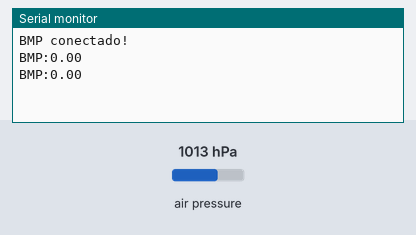
A sketch run on a simulated ESP32. Parts: the last lines printed to the serial monitor. The inputs (shaded band) are chosen by the test bench; at power-on: air pressure 1013 hPa.

Above: at 3.8 s.
3.9 s: air pressure set to 952 hPa
At 7.2 s:
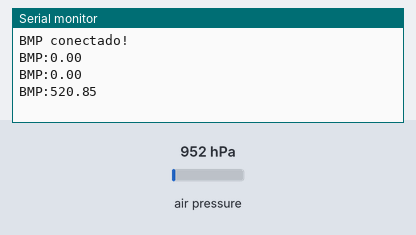
7.8 s: air pressure set to 975 hPa
At 9.5 s:
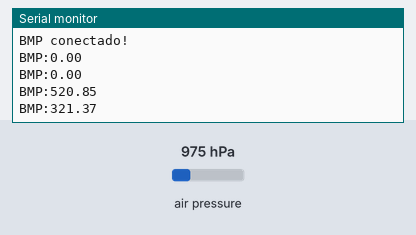
Timing chart, 0 to 11.0 s (numbered marks = the images above; inputs shaded):
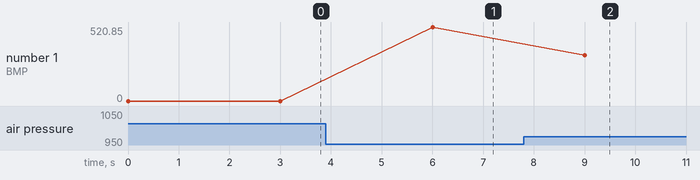

Measured:
- after the input at 3.9 s, the serial monitor: prints a new line after 2.1 s (image 1)
- after the input at 7.8 s, the serial monitor: prints a new line after 1.2 s (image 2)
- plotted number 1: 0 → 520.85 after the input at 3.9 s, 520.85 → 321.37 after the input at 7.8 s

The sketch:

teste0.ino
```cpp
#include "Arduino.h"

#include <Wire.h>
#include <Adafruit_BMP280.h>
#include <Adafruit_MPU6050.h>
#include <Adafruit_Sensor.h>

#define BMP_ADRESS 0x76
#define MPU_ADRESS 0x68

#define ENABLE_SERIAL_BEGIN true

int contador = 0;
Adafruit_BMP280 bmp;
Adafruit_MPU6050 mpu;


void setup() {
  if(ENABLE_SERIAL_BEGIN) {
    Serial.begin(115200);
  }


  if(!bmp.begin(BMP_ADRESS)) {
    Serial.println("BMP not working ...");
    while(1);
  }
  Serial.println("BMP conectado!");

  bmp.setSampling(Adafruit_BMP280::MODE_NORMAL,
                  Adafruit_BMP280::SAMPLING_X2,
                  Adafruit_BMP280::SAMPLING_X16,
                  Adafruit_BMP280::FILTER_X16,
                  Adafruit_BMP280::STANDBY_MS_500);


}


void loop() {

  float number = bmp.readAltitude(1013);
  Serial.println(String("BMP:") + String(number));


  contador++;
  delay(3000);
}
```
